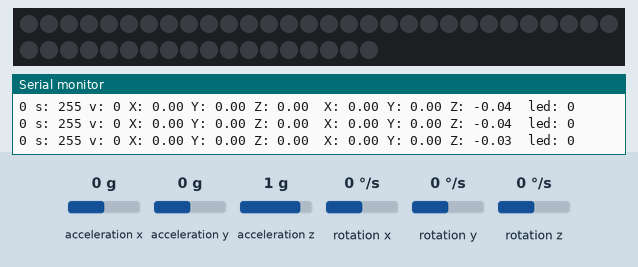
The sketch below on a simulated Arduino Uno, built with avr-gcc and run on an emulated ATmega328P. On the bench: 48 RGB LEDs in strip order, left to right, continuing on the next row, the last lines printed to the serial monitor. The test bench sets the inputs (shaded band); at power-on: acceleration x 0 g, acceleration y 0 g, acceleration z 1 g, rotation x 0 °/s, rotation y 0 °/s, rotation z 0 °/s. Dim RGB values are drawn brighter than linear.

Above: at 1.2 s.
1.3 s: acceleration x set to -1.4 g
At 1.42 s:
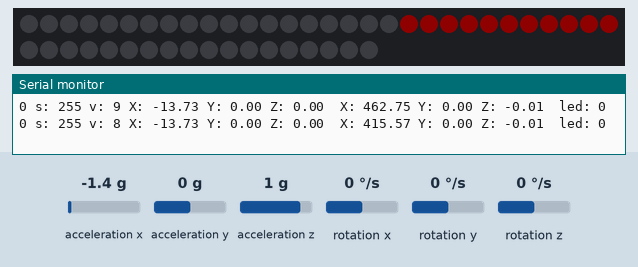
3.1 s: acceleration y set to -0.2 g
6.1 s: acceleration x set to -0.8 g
7.7 s: acceleration x set to 1.4 g
9.5 s: acceleration y set to -1.4 g
Timing chart, 0 to 12.3 s (numbered marks = the images above; inputs shaded):
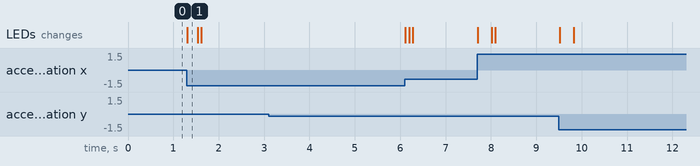

The sketch:

lightsaber.ino
```cpp
#include <Adafruit_NeoPixel.h>
#include <Wire.h>
#include <MPU6050.h>

#define PIN           2
#define NUMPIXELS     48
#define color         3

#define VAL_SUB 1.0f
#define VAL_GAIN 64.0f
#define VAL_DAMP 0.9f

#define VAL_LED_STEP 64
#define VAL_GLOW_THRESHOLD NUMPIXELS * VAL_LED_STEP

Vector normAccel, prevAccel , dif, sum;

Adafruit_NeoPixel pixels  = Adafruit_NeoPixel(NUMPIXELS, PIN, NEO_GRB + NEO_KHZ800);
MPU6050 mpu;

byte LED_COLOR_R[NUMPIXELS];
byte LED_COLOR_G[NUMPIXELS];
byte LED_COLOR_B[NUMPIXELS];

void setup() {
  pixels.begin();
  Serial.begin(115200);

  Serial.println("Initialize MPU6050");

  while (!mpu.begin(MPU6050_SCALE_2000DPS, MPU6050_RANGE_2G))
  {
    Serial.println("Could not find a valid MPU6050 sensor, check wiring!");
    delay(500);
  }

  // If you want, you can set accelerometer offsets
  // mpu.setAccelOffsetX();
  // mpu.setAccelOffsetY();
  // mpu.setAccelOffsetZ();

  checkSettings();
}

void loop() {

  ReadSensor();

  MapSensorToHSV();

  print_values();


  delay(10);
}


void MapSensorToRGB()
{
  MapLeds(sum.XAxis, LED_COLOR_R);
  MapLeds(sum.YAxis, LED_COLOR_G);
  MapLeds(sum.ZAxis, LED_COLOR_B);

  for (int i = 0; i < NUMPIXELS; i++) {
    pixels.setPixelColor(i, LED_COLOR_R[i], LED_COLOR_G[i], LED_COLOR_B[i]);
  }

  pixels.show();
}

void MapSensorToHSV()
{
  float alfa,h ;
  uint16_t  hue = 0;
  byte value = 0;
  byte saturation;
  if (  sum.YAxis == 0)
  {
    alfa = 0;
  }
  else
  {
    alfa = sum.XAxis;
    alfa = atan(alfa / sum.YAxis) *2;
  }


  hue = ((alfa)/PI) * 65535;
  saturation = 255;
  value = (sum.XAxis + sum.YAxis) / 50;

  Serial.print(hue);
  Serial.print(" s: ");
  Serial.print(saturation);
  Serial.print(" v: ");
  Serial.print(value);
  uint32_t rgbcolor = pixels.ColorHSV(hue, saturation, value);
  //pixels.fill(rgbcolor);
  SetLeds(sum.XAxis + sum.YAxis, rgbcolor);
  pixels.show();
}


void ReadSensor()
{
  normAccel = mpu.readNormalizeAccel();

  dif.XAxis = normAccel.XAxis - prevAccel.XAxis;
  dif.YAxis = normAccel.YAxis - prevAccel.YAxis;
  dif.ZAxis = normAccel.ZAxis - prevAccel.ZAxis;

  sum.XAxis += abs(dif.XAxis) * VAL_GAIN;
  sum.YAxis += abs(dif.YAxis) * VAL_GAIN;
  sum.ZAxis += abs(dif.ZAxis) * VAL_GAIN;
  if (sum.XAxis > 0)
  {
    sum.XAxis -= VAL_SUB;
    sum.XAxis *= VAL_DAMP;
  }
  if (sum.YAxis > 0)
    sum.YAxis -= VAL_SUB;
  sum.YAxis *= VAL_DAMP;
  if (sum.ZAxis > 0)
    sum.ZAxis -= VAL_SUB;
  sum.ZAxis *= VAL_DAMP;


  prevAccel = normAccel;
}

void SetLeds(long v, uint32_t clr) {
  long val = v;
  if ( v > 255 * NUMPIXELS)
    val = 255 * NUMPIXELS;

    int nbr_of_led = v / VAL_LED_STEP;
    int nbr_mid_led = NUMPIXELS / 2;

    for (int i = 0; i < NUMPIXELS ; i++)
    {
      if ( i > (nbr_mid_led - (nbr_of_led/2)) &&  i < (nbr_mid_led + (nbr_of_led/2)))
        pixels.setPixelColor(i, clr);
      else
        pixels.setPixelColor(i, 0);
    }

}

void MapLeds(int v, byte * led) {
  int val = v;
  if ( v > 255 * NUMPIXELS)
    val = 255 * NUMPIXELS;

  if (v < VAL_GLOW_THRESHOLD) {
    int nbr_of_led = v / VAL_LED_STEP;
    for (int i = 0; i < NUMPIXELS ; i++)
    {
      if ( i < nbr_of_led )
        led[i] = VAL_LED_STEP;
      else
        led[i] = 0;
    }
  }
  else {
    for (int i = 0; i < NUMPIXELS; i++)
    {
      led[i] = v / NUMPIXELS;
    }
  }
}


void print_values()
{
  Serial.print(" X: ");
  Serial.print(normAccel.XAxis);
  Serial.print(" Y: ");
  Serial.print(normAccel.YAxis);
  Serial.print(" Z: ");
  Serial.print(normAccel.YAxis);

  Serial.print("\tX: ");
  Serial.print(sum.XAxis);
  Serial.print(" Y: ");
  Serial.print(sum.YAxis);
  Serial.print(" Z: ");
  Serial.print(sum.ZAxis);


  Serial.print("\tled: ");
  Serial.println(LED_COLOR_R[16]);
}


void checkSettings()
{
  Serial.println();

  Serial.print(" * Sleep Mode:            ");
  Serial.println(mpu.getSleepEnabled() ? "Enabled" : "Disabled");

  Serial.print(" * Clock Source:          ");
  switch (mpu.getClockSource())
  {
    case MPU6050_CLOCK_KEEP_RESET:     Serial.println("Stops the clock and keeps the timing generator in reset"); break;
    case MPU6050_CLOCK_EXTERNAL_19MHZ: Serial.println("PLL with external 19.2MHz reference"); break;
    case MPU6050_CLOCK_EXTERNAL_32KHZ: Serial.println("PLL with external 32.768kHz reference"); break;
    case MPU6050_CLOCK_PLL_ZGYRO:      Serial.println("PLL with Z axis gyroscope reference"); break;
    case MPU6050_CLOCK_PLL_YGYRO:      Serial.println("PLL with Y axis gyroscope reference"); break;
    case MPU6050_CLOCK_PLL_XGYRO:      Serial.println("PLL with X axis gyroscope reference"); break;
    case MPU6050_CLOCK_INTERNAL_8MHZ:  Serial.println("Internal 8MHz oscillator"); break;
  }

  Serial.print(" * Accelerometer:         ");
  switch (mpu.getRange())
  {
    case MPU6050_RANGE_16G:            Serial.println("+/- 16 g"); break;
    case MPU6050_RANGE_8G:             Serial.println("+/- 8 g"); break;
    case MPU6050_RANGE_4G:             Serial.println("+/- 4 g"); break;
    case MPU6050_RANGE_2G:             Serial.println("+/- 2 g"); break;
  }

  Serial.print(" * Accelerometer offsets: ");
  Serial.print(mpu.getAccelOffsetX());
  Serial.print(" / ");
  Serial.print(mpu.getAccelOffsetY());
  Serial.print(" / ");
  Serial.println(mpu.getAccelOffsetZ());
  Serial.println();
}
```

Measured:
- after the input at 1.3 s, the LEDs: change at once (image 1)
